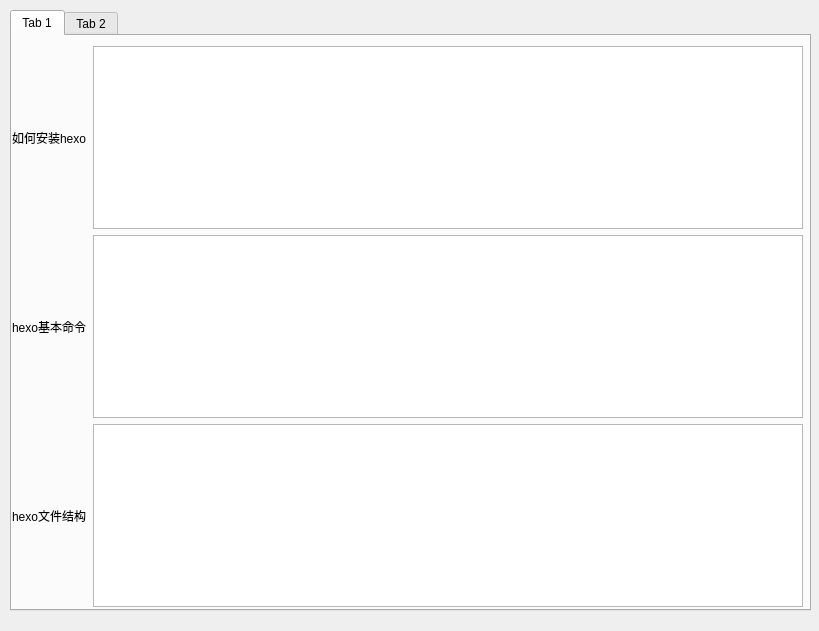
<?xml version="1.0" encoding="UTF-8"?>
<ui version="4.0">
 <class>Dialog</class>
 <widget class="QDialog" name="Dialog">
  <property name="geometry">
   <rect>
    <x>0</x>
    <y>0</y>
    <width>819</width>
    <height>631</height>
   </rect>
  </property>
  <property name="windowTitle">
   <string>Dialog</string>
  </property>
  <widget class="QTabWidget" name="tabWidget">
   <property name="geometry">
    <rect>
     <x>10</x>
     <y>10</y>
     <width>801</width>
     <height>601</height>
    </rect>
   </property>
   <property name="currentIndex">
    <number>0</number>
   </property>
   <widget class="QWidget" name="tab">
    <attribute name="title">
     <string>Tab 1</string>
    </attribute>
    <widget class="QWidget" name="gridLayoutWidget">
     <property name="geometry">
      <rect>
       <x>0</x>
       <y>10</y>
       <width>791</width>
       <height>561</height>
      </rect>
     </property>
     <layout class="QGridLayout" name="gridLayout">
      <item row="3" column="0">
       <widget class="QLabel" name="label_3">
        <property name="text">
         <string>hexo文件结构</string>
        </property>
       </widget>
      </item>
      <item row="0" column="2">
       <widget class="QTextBrowser" name="textBrowser"/>
      </item>
      <item row="1" column="0">
       <widget class="QLabel" name="label_2">
        <property name="text">
         <string>hexo基本命令</string>
        </property>
       </widget>
      </item>
      <item row="1" column="2">
       <widget class="QTextBrowser" name="textBrowser_2"/>
      </item>
      <item row="0" column="0">
       <widget class="QLabel" name="label">
        <property name="text">
         <string>如何安装hexo</string>
        </property>
       </widget>
      </item>
      <item row="3" column="2">
       <widget class="QTextBrowser" name="textBrowser_3"/>
      </item>
     </layout>
    </widget>
   </widget>
   <widget class="QWidget" name="tab_2">
    <attribute name="title">
     <string>Tab 2</string>
    </attribute>
    <widget class="QWidget" name="gridLayoutWidget_2">
     <property name="geometry">
      <rect>
       <x>0</x>
       <y>10</y>
       <width>791</width>
       <height>561</height>
      </rect>
     </property>
     <layout class="QGridLayout" name="gridLayout_2">
      <item row="3" column="0">
       <widget class="QLabel" name="label_4">
        <property name="text">
         <string/>
        </property>
       </widget>
      </item>
      <item row="0" column="2">
       <widget class="QTextBrowser" name="textBrowser_4"/>
      </item>
      <item row="1" column="0">
       <widget class="QLabel" name="label_5">
        <property name="text">
         <string/>
        </property>
       </widget>
      </item>
      <item row="1" column="2">
       <widget class="QTextBrowser" name="textBrowser_5"/>
      </item>
      <item row="0" column="0">
       <widget class="QLabel" name="label_6">
        <property name="text">
         <string>hexo一键部署</string>
        </property>
       </widget>
      </item>
      <item row="3" column="2">
       <widget class="QTextBrowser" name="textBrowser_6"/>
      </item>
     </layout>
    </widget>
   </widget>
  </widget>
 </widget>
 <resources/>
 <connections/>
</ui>
